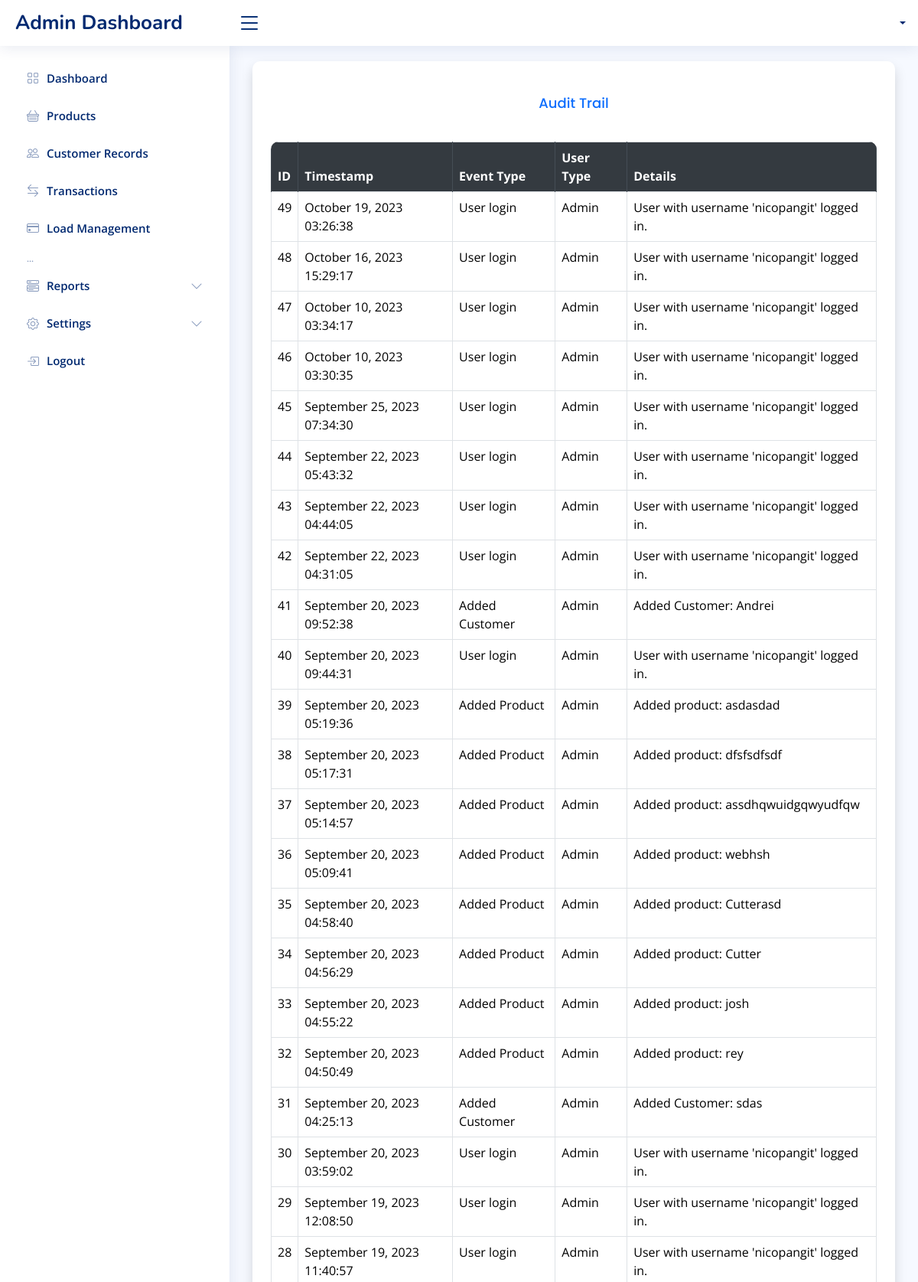
Screenshot of /settings/audit_trail.php (upper part) with the database file from the repository.
### tables this page shows
CREATE TABLE `audit_log` (
  `id` int(11) NOT NULL AUTO_INCREMENT,
  `timestamp` timestamp NOT NULL DEFAULT current_timestamp(),
  `event_type` varchar(255) NOT NULL,
  `user_type` varchar(50) NOT NULL,
  `details` text DEFAULT NULL,
  PRIMARY KEY (`id`)
);

### settings/audit_trail.php (the view, shortened to what this page needs)
<?php
include "../db_conn.php";
$auditQuery = "SELECT * FROM audit_log ORDER BY timestamp DESC";
$auditResult = $con->query($auditQuery);
include '../includes/header.php';
include '../includes/navbar.php';
include '../includes/sidebar.php';
?>
<main id="main" class="main">
    <section class="section dashboard">
        <div class="row justify-content-center">
            <div class="col-lg-12">
                <div class="card border-0 shadow p-4">
                    <h5 class="card-title text-center text-primary mb-4">Audit Trail</h5>
                    <div class="table-responsive">
                        <table class="datatable table table-hover table-bordered">
                            <thead class="thead-dark">
                                <tr>
                                    <th>ID</th>
                                    <th>Timestamp</th>
                                    <th>Event Type</th>
                                    <th>User Type</th>
                                    <th>Details</th>
                                </tr>
                            </thead>
                            <tbody>
                                <?php while ($row = $auditResult->fetch_assoc()) { ?>
                                    <tr class="table-row" data-href="viewtransac.php?id=<?php echo $row['id']; ?>">
                                        <td><?php echo $row['id']; ?></td>
                                        <td><?php echo date('F j, Y H:i:s', strtotime($row['timestamp'])); ?></td>
                                        <td><?php echo $row['event_type']; ?></td>
                                        <td><?php echo $row['user_type']; ?></td>
                                        <td><?php echo $row['details']; ?></td>
                                    </tr>
                                <?php } ?>
                            </tbody>
                        </table>
                    </div>
                </div>
            </div>
        </div>
    </section>
</main>
<?php include '../includes/footer.php'; ?>

### assets/css/style.css (style rules this page uses)
:root { scroll-behavior: smooth; }
body { font-family: "Open Sans", sans-serif; background: #f6f9ff; color: #444444; }
h1, h2, h3, h4, h5, h6 { font-family: "Nunito", sans-serif; }
#main { margin-top: 60px; padding: 20px 30px; transition: all 0.3s; }
.card { margin-bottom: 30px; border: none; border-radius: 5px; box-shadow: 0px 0 30px rgba(1, 41, 112, 0.1); }
.card-title { padding: 20px 0 15px 0; font-size: 18px; font-weight: 500; color: #012970; font-family: "Poppins", sans-serif; }
@media (min-width: 1200px) { #main, #footer { margin-left: 300px; } }

### settings/audit_trail.php (style rules this page uses)
.card { background-color: #fff; border-radius: 10px; box-shadow: 0 0 20px rgba(0, 0, 0, 0.1); }
.table { border-radius: 10px; overflow: hidden; }
.table thead th { background-color: #343a40; color: #fff; border-color: #454d55; cursor: pointer; }
.table tbody tr:nth-child(even) { background-color: #f8f9fa; }
.table tbody tr:nth-child(odd) { background-color: #ffffff; }

### rows the page displays
audit_log: id "49", timestamp "October 19, 2023 03:26:38", event_type "User login", user_type "Admin", details "User with username 'nicopangit' logged in."
audit_log: id "48", timestamp "October 16, 2023 15:29:17", event_type "User login", user_type "Admin", details "User with username 'nicopangit' logged in."
audit_log: id "47", timestamp "October 10, 2023 03:34:17", event_type "User login", user_type "Admin", details "User with username 'nicopangit' logged in."
audit_log: id "46", timestamp "October 10, 2023 03:30:35", event_type "User login", user_type "Admin", details "User with username 'nicopangit' logged in."
audit_log: id "45", timestamp "September 25, 2023 07:34:30", event_type "User login", user_type "Admin", details "User with username 'nicopangit' logged in."
audit_log: id "44", timestamp "September 22, 2023 05:43:32", event_type "User login", user_type "Admin", details "User with username 'nicopangit' logged in."
audit_log: id "43", timestamp "September 22, 2023 04:44:05", event_type "User login", user_type "Admin", details "User with username 'nicopangit' logged in."
audit_log: id "42", timestamp "September 22, 2023 04:31:05", event_type "User login", user_type "Admin", details "User with username 'nicopangit' logged in."
audit_log: id "41", timestamp "September 20, 2023 09:52:38", event_type "Added Customer", user_type "Admin", details "Added Customer: Andrei"
audit_log: id "40", timestamp "September 20, 2023 09:44:31", event_type "User login", user_type "Admin", details "User with username 'nicopangit' logged in."
audit_log: id "39", timestamp "September 20, 2023 05:19:36", event_type "Added Product", user_type "Admin", details "Added product: asdasdad"
audit_log: id "38", timestamp "September 20, 2023 05:17:31", event_type "Added Product", user_type "Admin", details "Added product: dfsfsdfsdf"
audit_log: id "37", timestamp "September 20, 2023 05:14:57", event_type "Added Product", user_type "Admin", details "Added product: assdhqwuidgqwyudfqw"
audit_log: id "36", timestamp "September 20, 2023 05:09:41", event_type "Added Product", user_type "Admin", details "Added product: webhsh"
audit_log: id "35", timestamp "September 20, 2023 04:58:40", event_type "Added Product", user_type "Admin", details "Added product: Cutterasd"
audit_log: id "34", timestamp "September 20, 2023 04:56:29", event_type "Added Product", user_type "Admin", details "Added product: Cutter"
audit_log: id "33", timestamp "September 20, 2023 04:55:22", event_type "Added Product", user_type "Admin", details "Added product: josh"
audit_log: id "32", timestamp "September 20, 2023 04:50:49", event_type "Added Product", user_type "Admin", details "Added product: rey"
audit_log: id "31", timestamp "September 20, 2023 04:25:13", event_type "Added Customer", user_type "Admin", details "Added Customer: sdas"
audit_log: id "30", timestamp "September 20, 2023 03:59:02", event_type "User login", user_type "Admin", details "User with username 'nicopangit' logged in."
audit_log: id "29", timestamp "September 19, 2023 12:08:50", event_type "User login", user_type "Admin", details "User with username 'nicopangit' logged in."
audit_log: id "28", timestamp "September 19, 2023 11:40:57", event_type "User login", user_type "Admin", details "User with username 'nicopangit' logged in."
